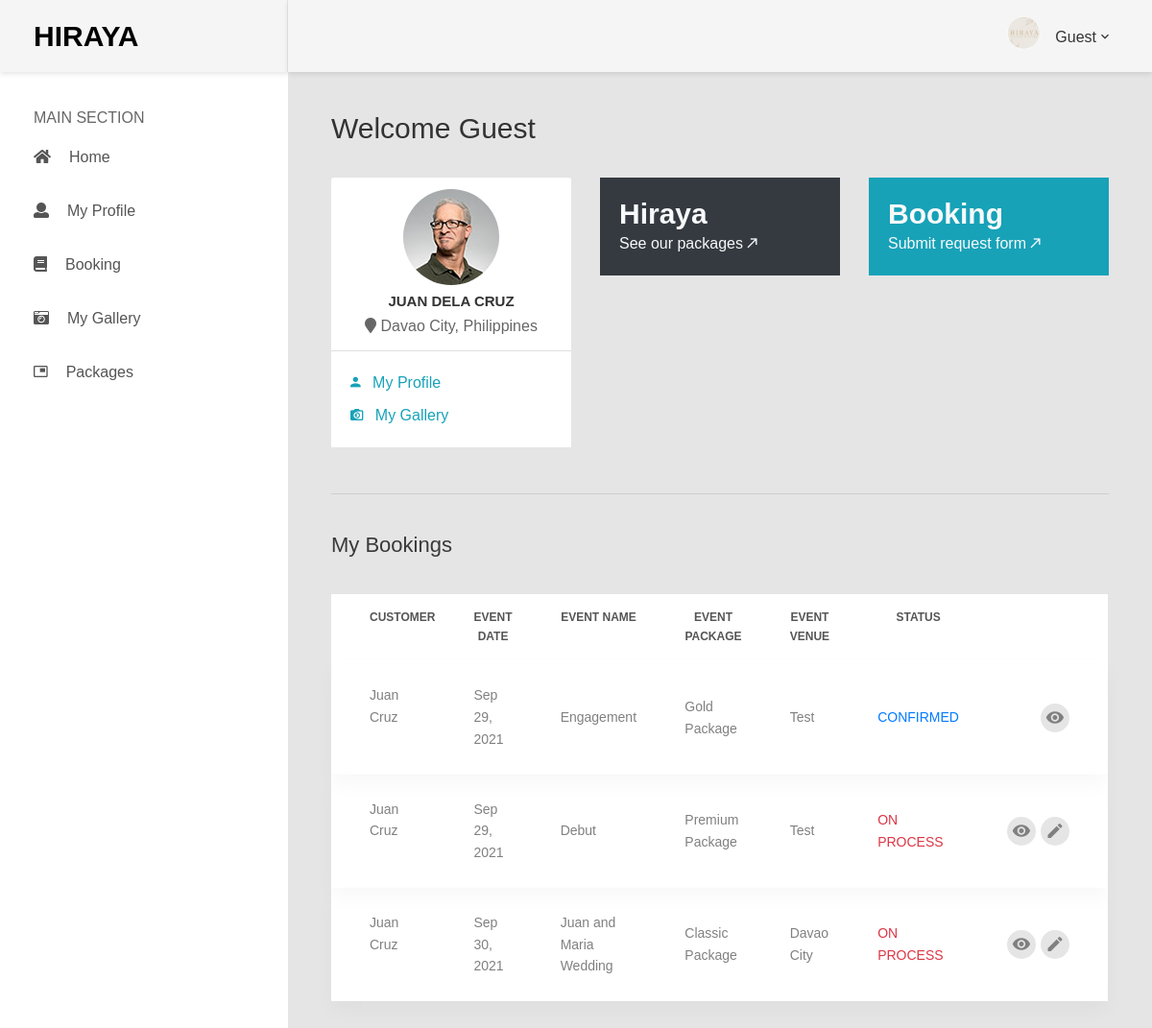
Page /dashboard.php (signed in) on the committed database.
### tables this page shows
CREATE TABLE `customers` (
  `customer_id` int(11) NOT NULL,
  `user_id` int(11) NOT NULL,
  `firstName` varchar(100) NOT NULL,
  `middleName` varchar(100) NOT NULL,
  `lastName` varchar(100) NOT NULL,
  `address` varchar(225) NOT NULL,
  `mobileNum` varchar(50) NOT NULL,
  `date_created` timestamp NOT NULL DEFAULT current_timestamp(),
  `date_updated` timestamp NOT NULL DEFAULT current_timestamp() ON UPDATE current_timestamp()
);

CREATE TABLE `bookings` (
  `booking_id` int(11) NOT NULL,
  `customer_id` int(11) NOT NULL,
  `gallery_id` int(11) DEFAULT NULL,
  `eventName` varchar(225) NOT NULL,
  `eventCategory` varchar(100) NOT NULL,
  `eventPackage` varchar(100) NOT NULL,
  `eventDate` date NOT NULL,
  `eventTime` varchar(50) NOT NULL,
  `eventVenue` varchar(225) NOT NULL,
  `eventNotes` varchar(225) DEFAULT NULL,
  `status` tinyint(1) NOT NULL DEFAULT 0,
  `date_created` timestamp NOT NULL DEFAULT current_timestamp(),
  `date_updated` timestamp NOT NULL DEFAULT current_timestamp() ON UPDATE current_timestamp()
);

### _bookinguser.php (the view, shortened to what this page needs)
<?php
    require('server.php');
    $user_id = $_SESSION['user_id'];
    $query = $query = "SELECT DISTINCT bookings.booking_id, bookings.customer_id, bookings.eventName, bookings.eventDate, bookings.eventPackage, bookings.eventVenue, bookings.eventTime, bookings.status, customers.customer_id, customers.firstName, customers.lastName, customers.mobileNum, users.user_id
    FROM bookings JOIN customers ON bookings.customer_id = customers.customer_id JOIN users ON customers.user_id = users.user_id WHERE users.user_id='$user_id'";
    $result = mysqli_query($connection, $query);
?>
<!DOCTYPE html>
<html lang="en">
<head>
    <link href="css/font-face.css" rel="stylesheet" media="all">
    <link href="dashboardassets/vendor/" rel="stylesheet" media="all">
    <link href="dashboardassets/vendor/font-awesome-5/css/fontawesome-all.min.css" rel="stylesheet" media="all">
    <link href="dashboardassets/vendor/mdi-font/css/material-design-iconic-font.min.css" rel="stylesheet" media="all">
    <link href="dashboardassets/vendor/bootstrap-4.1/bootstrap.min.css" rel="stylesheet" media="all">
    <link href="dashboardassets/vendor/animsition/animsition.min.css" rel="stylesheet" media="all">
    <link href="dashboardassets/vendor/bootstrap-progressbar/bootstrap-progressbar-3.3.4.min.css" rel="stylesheet" media="all">
    <link href="dashboardassets/vendor/wow/animate.css" rel="stylesheet" media="all">
    <link href="dashboardassets/vendor/css-hamburgers/hamburgers.min.css" rel="stylesheet" media="all">
    <link href="dashboardassets/vendor/slick/slick.css" rel="stylesheet" media="all">
    <link href="dashboardassets/vendor/select2/select2.min.css" rel="stylesheet" media="all">
    <link href="dashboardassets/vendor/perfect-scrollbar/perfect-scrollbar.css" rel="stylesheet" media="all">
    <link href="dashboardassets/css/theme.css" rel="stylesheet" media="all">
</head>
<body>
    <div class="row">
        <div class="col-md-12">
            <div class="table-data__tool">
                <div class="table-data__tool-left">
                    <div class="rs-select2--light rs-select2--md">
                        <h3 class="title-5 m-b-10">My Bookings</h3>
                    </div>
                </div>
            </div>
            <div class="table-responsive table-responsive-data2">
                <table class="bg-white table table-data2">
                    <thead class="text-center">
                        <tr>
                            <th>customer</th>
                            <th>event date</th>
                            <th>event name </th>
                            <th>event package</th>
                            <th>event venue</th>
                            <th>Status</th>
                            <th></th>
                        </tr>
                    </thead>
                    <tbody>
                    <?php while($row = mysqli_fetch_array($result)) { ?>
                        <tr class="tr-shadow">
                            <td><?php echo $row['firstName'].' '.$row['lastName']; ?></span></td>
                            <td><?php echo date("M d, Y", strtotime($row['eventDate'])); ?></td>
                            <td><?php echo $row['eventName']; ?></td>
                            <td><?php echo $row['eventPackage']; ?></td>
                            <td><?php echo $row['eventVenue']; ?></td>
                            <td>
                                <span class="<?php echo $row['status'] == '1' ? 'text-primary text-xs text-uppercase' : 'text-danger text-xs text-uppercase' ?>"><?php echo $row['status'] == 1 ? 'confirmed': 'on process' ?></span>
                            </td>
                            <td>
                                <div class="table-data-feature">
                                    <form action="booking-view.php" method="GET">
                                        <button name="view" type="submit" class="btn item" data-toggle="tooltip" data-placement="top" title="View">
                                            <i class="zmdi zmdi-eye"></i>
                                        </button>
                                    </form>
                                    <?php if ($row['status'] == 0) { ?>
                                    <form action="booking-edit.php" method="POST">
                                        <button name="edit" type="submit" class="btn item" data-toggle="tooltip" data-placement="top" title="Edit">
                                            <i class="zmdi zmdi-edit"></i>
                                        </button>
                                    </form>
                                    <?php } ?>
                                </div>
                            </td>
                        </tr>
                        <?php } ?>
                    </tbody>
                </table>
            </div>
        </div>
    </div>
</body>
</html>

### dashboard.php (shortened to what this page needs)
<?php
require('server.php');
    $user_id = $_SESSION['user_id'];
    $query = "SELECT * FROM customers where user_id='$user_id'";
    $sql = mysqli_query($connection, $query);
    $row = mysqli_fetch_assoc($sql);
?>
<!DOCTYPE html>
<html lang="en">
<head>
    <link href="css/font-face.css" rel="stylesheet" media="all">
    <link href="dashboardassets/vendor/" rel="stylesheet" media="all">
    <link href="dashboardassets/vendor/font-awesome-5/css/fontawesome-all.min.css" rel="stylesheet" media="all">
    <link href="dashboardassets/vendor/mdi-font/css/material-design-iconic-font.min.css" rel="stylesheet" media="all">
    <link href="dashboardassets/vendor/bootstrap-4.1/bootstrap.min.css" rel="stylesheet" media="all">
    <link href="dashboardassets/vendor/animsition/animsition.min.css" rel="stylesheet" media="all">
    <link href="dashboardassets/vendor/bootstrap-progressbar/bootstrap-progressbar-3.3.4.min.css" rel="stylesheet" media="all">
    <link href="dashboardassets/vendor/wow/animate.css" rel="stylesheet" media="all">
    <link href="dashboardassets/vendor/css-hamburgers/hamburgers.min.css" rel="stylesheet" media="all">
    <link href="dashboardassets/vendor/slick/slick.css" rel="stylesheet" media="all">
    <link href="dashboardassets/vendor/select2/select2.min.css" rel="stylesheet" media="all">
    <link href="dashboardassets/vendor/perfect-scrollbar/perfect-scrollbar.css" rel="stylesheet" media="all">
    <link href="dashboardassets/css/theme.css" rel="stylesheet" media="all">
</head>
<body>
<div class="page-wrapper">
    <?php include '_sidebar.php'; ?>
    <div class="page-container">
    <?php include '_headerDesktop.php'; ?>
    <div class="main-content">
        <div class="section__content section__content--p30">
            <div class="container-fluid">
                <h2 class="title-1 m-b-25"><?php echo $welcome; ?></h2>
                <div class="row">
                        <?php if( $row['user_id'] == $_SESSION['user_id']) { ?>
                        <div class="my-2 col-md-4">
                            <div class="card-header user-header alt bg-white">
                                <div class="text-center">
                                    <div>
                                        <img class="rounded-circle mx-auto d-block" src="dashboardassets/images/icon/avatar-01.jpg" alt="Card image cap">
                                        <h5 class="text-uppercase text-center mt-2 mb-1"><?php echo $row['firstName']." ".$row['middleName']." ".$row['lastName']; ?></h5>
                                        <div class="text-xs">
                                            <i class="fa fa-map-marker"></i> <?php echo $row['address']; ?></div>
                                    </div>
                                </div>
                            </div>
                            <div class="card-body bg-white">
                                <div class="media-body">
                                    <a href="profile.php">
                                        <p class="card-title text-info mb-2"> <span class="mr-2"><i class="zmdi zmdi-account"></i></span> My Profile</p>
                                    </a>
                                    <br>
                                    <a href="gallery.php"><span class="card-title text-info"><span class="mr-2"><i class="zmdi zmdi-camera-bw"></i></span> My Gallery</span></a>
                                </div>
                            </div>
                        </div>
                        <?php } ?>
                        <div class="my-2 col-md-4">
                            <div class="card-body bg-dark">
                                <div class="media-body">
                                    <h2 class="text-light display-6">Hiraya</h2>
                                    <a href="packages.php" class="text-light">
                                        <p class="">See our packages  <i class="zmdi zmdi-arrow-right-top"></i></p>
                                    </a>
                                </div>
                            </div>
                        </div>
                        <div class="my-2 col-md-4">
                            <div class="card-body bg-info">
                                <div class="media-body">
                                    <h2 class="text-light display-6">Booking</h2>
                                    <a href="booking.php" class="text-light">
                                        <p class="">Submit request form <i class="zmdi zmdi-arrow-right-top"></i></p>
                                    </a>
                                </div>
                            </div>
                        </div>
                    </div>
                <hr>
                <?php
                if($isAdmin) {
                    include '_bookingadmin.php';
                } else {
                    include '_bookinguser.php';
                }
                ?>
                    </div>
                </div>
            </div>
        </div>
    </div>
</body>
</html>

### _sidebar.php (shortened to what this page needs)
<?php
    if($_SESSION['accessRole'] == 'admin') {
        $welcome = "Welcome " . $_SESSION['accessRole'];
        $isAdmin = true;
    } else {
        $welcome = "Welcome " . $_SESSION['accessRole'];
        $isAdmin = false;
    }
?>
<aside class="menu-sidebar d-none d-lg-block">
   <div class="logo">
       <a href="./dashboard.php">
           <h2 style="color:black; font-family:'Trebuchet MS', 'Lucida Sans Unicode', 'Lucida Grande', 'Lucida Sans', Arial, sans-serif; display: table-cell;"> HIRAYA </h2>
       </a>
   </div>
   <div class="menu-sidebar__content js-scrollbar1">
       <nav class="navbar-sidebar">
           <ul class="list-unstyled navbar__list">
           MAIN SECTION
               <li>
                   <a href="./dashboard.php">
                       <i class="fas fa-home"></i>Home</a>
               </li>
               <li>
                   <a href="./profile.php">
                       <i class="fas fa-user"></i>My Profile</a>
               </li>
               <li>
                   <a href="./booking.php">
                   <i class="fas fa-book"></i>Booking</a>
                </li>
                <li>
                    <a href="./gallery.php">
                    <i class="fas fa-camera-retro"></i>My Gallery</a>
                </li>
                <li>
                    <a href="./packages.php">
                        <i class="zmdi zmdi-picture-in-picture"></i>Packages</a>
                </li>
           </ul>
       </nav>
   </div>
</aside>

### _headerDesktop.php (shortened to what this page needs)
<header class="header-desktop">
    <div class="section__content section__content--p30">
        <div class="container-fluid">
            <div class="header-wrap">
                <div class="header-button">
                    <div class="account-wrap">
                        <div class="account-item clearfix js-item-menu">
                            <div class="image">
                                <img src="assets/img/logo round.png" alt="Hiraya" />
                            </div>
                            <div class="content">
                                <a><?php echo $_SESSION['accessRole']; ?></a>
                            </div>
                        </div>
                    </div>
                </div>
            </div>
        </div>
    </div>
</header>

### rows in the picture
customers: firstName "JUAN", middleName "DELA", lastName "CRUZ", address "Davao City, Philippines"
bookings: customer.firstName "Juan", customer.lastName "Cruz", eventDate "Sep 29, 2021", eventName "Engagement", eventPackage "Gold Package", eventVenue "Test", status "CONFIRMED"
bookings: customer.firstName "Juan", customer.lastName "Cruz", eventDate "Sep 29, 2021", eventName "Debut", eventPackage "Premium Package", eventVenue "Test", status "ON PROCESS"
bookings: customer.firstName "Juan", customer.lastName "Cruz", eventDate "Sep 30, 2021", eventName "Juan and Maria Wedding", eventPackage "Classic Package", eventVenue "Davao City", status "ON PROCESS"

### other values in the picture
$_SESSION['accessRole'] "Guest"
$welcome "Welcome Guest"
